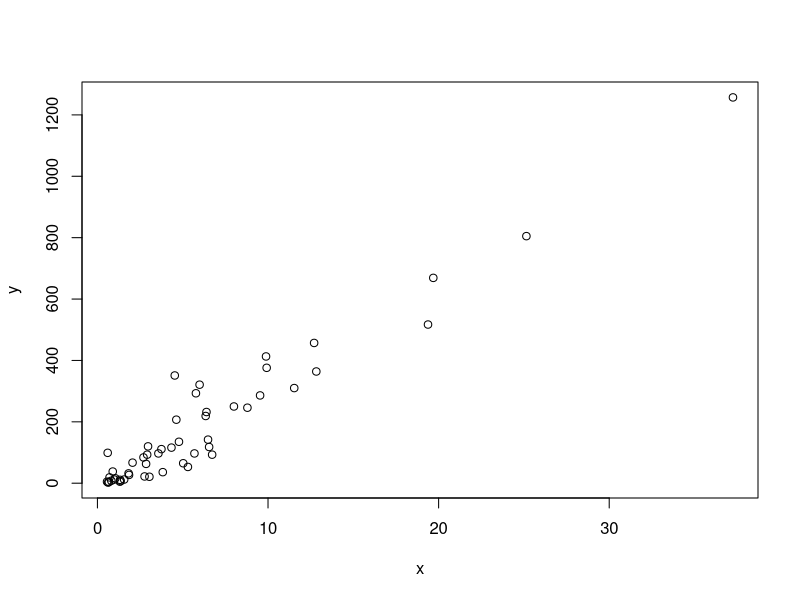
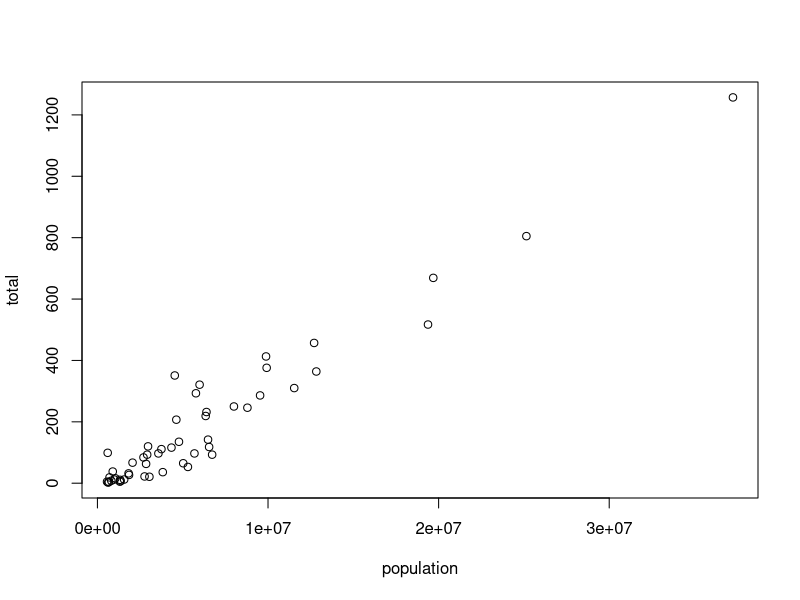
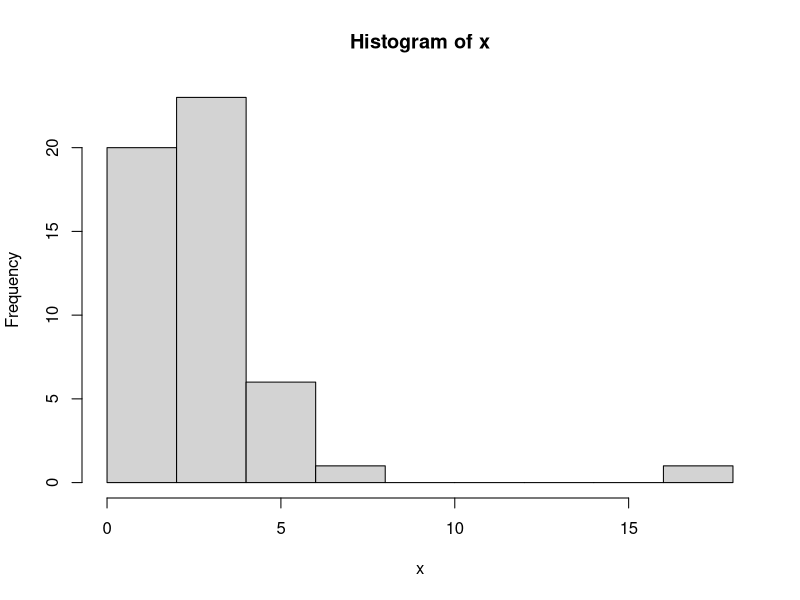
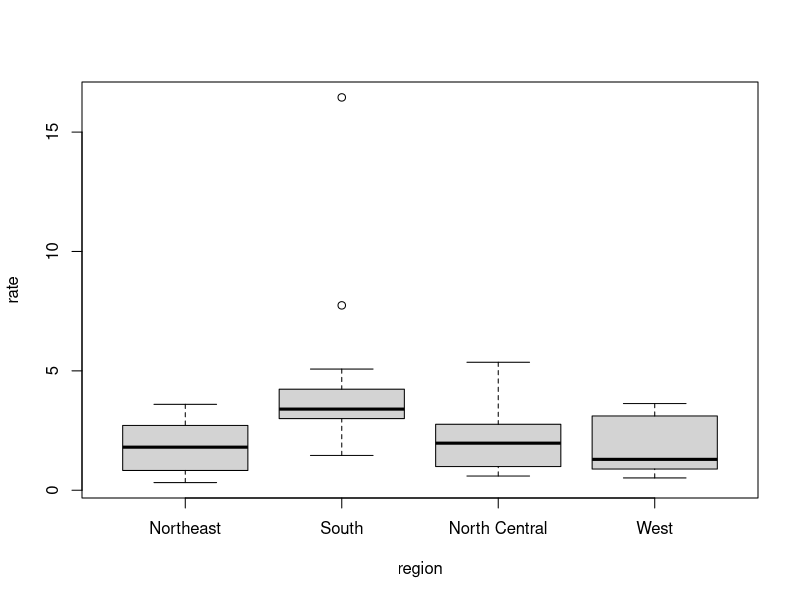
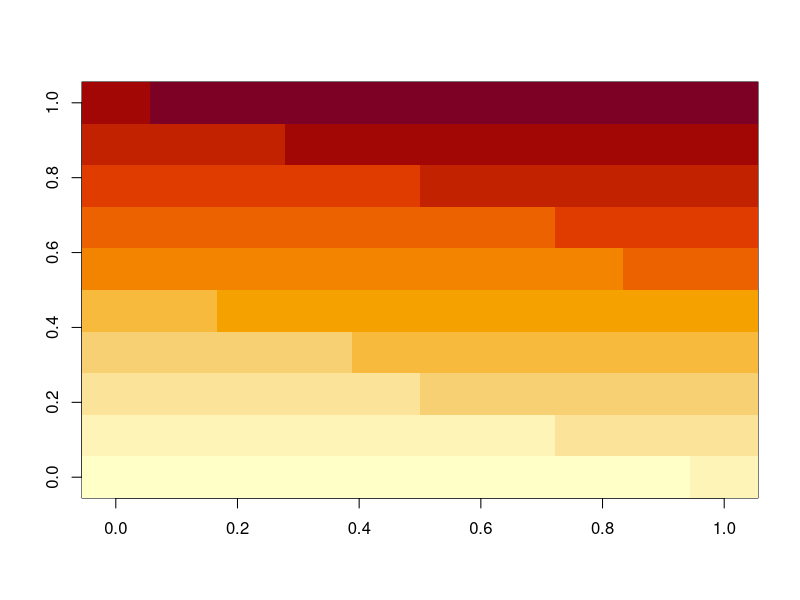

R code for these plots, in order: (Note: this script raises an error after producing the figures.)
library(dslabs)

data(murders)
murders

x <- murders$population/ 10^6
y <- murders$total
plot(x, y)










### Para crear un gráfico rápido

# La función with nos permite usar los nombres de la columna murders en la función plot.

with(murders, plot(population, total))







### función hist()




### los histogramas son un resumen gráfico eficaz de una lista de números que nos ofrece 
### una descripción general de los tipos de valores que tenemos

x <- with(murders, total/ population * 100000)
hist(x)





## Podemos ver que hay una amplia gama de valores con la mayoría de ellos entre 2 y 3 
##y un caso muy extremo con una tasa de asesinatos de más de 15:

murders$state[which.max(x)]




## Boxplot


# Los diagramas de caja (boxplots en inglés) proveen un resumen más conciso que los histogramas,
# y son más fáciles de apilar con otros diagramas de caja. 


murders$rate <- with(murders, total/ population * 100000)
boxplot(rate~region, data = murders)





### image

## La función image muestra los valores en una matriz usando color. 


x <- matrix(1:120, 10, 10)
image(x)








## CONCEPTOS BÁSICOS DE PROGRAMACIÓN


# Las expresiones condicionales son una de las características básicas de la programación. 
# Se utilizan para lo que se denomina flow control. La expresión condicional más común 
# es la declaración if-else.





a <- 0

if(a!=0){
  print(1/a)
} else{
  print("No existe el inverso multiplicativo.")
}





# estados, si los hay, que tienen una tasa de homicidios inferior a 0.5 por 100,000


murder_rate <- murders$total/ murders$population*100000


ind <- which.min(murder_rate)

if(murder_rate[ind] < 0.5){
  print(murders$state[ind])
} else{
  print("Ningún estado tiene una tasa de homicidios tan baja")
}









## ifelse es una función que toma tres argumentos: un lógico y dos posibles respuestas. 
# Si el lógico es TRUE, devuelve el valor en el segundo argumento y, si es FALSE, 
# devuelve el valor en el tercer argumento.


a <- 0
ifelse(a > 0, 1/a, NA)




# Esta función es particularmente útil porque sirve para vectores. 
# Examina cada entrada del vector lógico y devuelve elementos del 
# vector proporcionado en el segundo argumento, si la entrada es TRUE, 
# o elementos del vector proporcionado en el tercer argumento, si la entrada es FALSE




a <- c(0, 1, 2, -4, 5)

result <- ifelse(a > 0, 1/a, NA)

result




# Otras dos funciones útiles son any y all. La función any toma un vector 
# de lógicos y devuelve TRUE si alguna de las entradas es TRUE. La función all toma 
# un vector de lógicos y devuelve TRUE si todas las entradas son TRUE

z <- c(TRUE, TRUE, FALSE)
any(z)

all(z)








#### FUNCIONES

prom <- function(x){
  s <- sum(x)
  n <- length(x)
  s/n
}


prom()
mean()



x <- 1:100
identical(mean(x), prom(x))








s <- 3   #las variables definidas dentro de una función no se guardan en el espacio de trabajo.
prom(x)









# Las funciones son objetos, por lo que les asignamos nombres de variables con <-. La función function le dice a R 
# que están a punto de definir una función. La forma general de la definición de una función es así:


my_function <- function(NOMBRE_VARIABLE){
  # realizar operaciones en NOMBRE_VARIABLE y calculamos el VALUE
  VALUE
}







### BUCLES-for


sumas_s_n <- function(n){
  x <- 1:n
  sum(x)
}


sumas_s_n(10)



# ¿Cómo podemos calcular Sn para varios valores de n, digamos n=1,…,25?



for(i in 1:25){
  print(i)
}











m <- 25
s_n <- vector(length = m) # crear un vector vacío

for(n in 1:m){
  s_n[n] <- sumas_s_n(n)
}


s_n





# En cada iteración n=1, n=2, etc …, calculamos Sn 
# y lo guardamos en la entrada n de s_n.


n <- 1:m
plot(n, s_n)






### Vectorización y funcionales

# Una función vectorizada es una función que aplicará 
# la misma operación en cada uno de los vectores.






x <- 1:10
sqrt(x)


y <- 1:10
x*y






n <- 1:25 
sumas_s_n(n) #Este fragmento de código no ejecuta la función en cada entrada de n



## Los funcionales son funciones que nos ayudan a aplicar 
## la misma función a cada entrada en un vector, matriz, data frame o lista. 


## La función sapply nos permite realizar operaciones basadas en elementos 
## en cualquier función. 


x <- 1:10
sapply(x, sqrt)



# el bucle-for anterior puede escribirse de la siguiente manera:

n <- 1:25
s_n <- sapply(n, sumas_s_n)
s_n


graf <- function(x,y){
  
}



### Ejercicio



graf_sr <- function(n,m){
  plot(n+m,n-m)
}

graf_sr(a,1)



######################

cuadr_s_n <- function(n){
  x <- 1:n
  y <- 1:n
  sum(x*y)
}

cuadr_s_n(10)







###########

cuadrado <- function(n){
  f_n <- vector(length = n) # crear un vector vacío
  for(m in 1:n){
    f_n[m] <- m^2
  }
  f_n
}

cuadrado(25)
